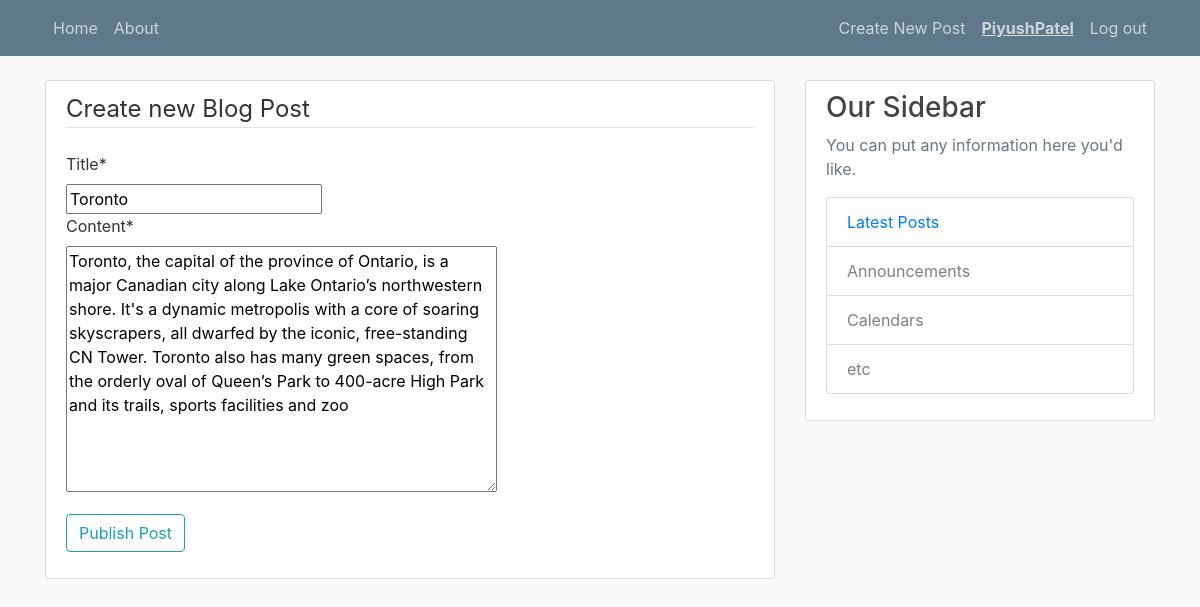
/post/31/update/ (signed in), run on the app's committed database.
### webblog/models.py (models this page shows, shortened)
class Post(models.Model):
    title=models.CharField(max_length=100)
    content = models.TextField()
    date_posted=models.DateTimeField(default=timezone.now)
    author=models.ForeignKey(User, on_delete=models.CASCADE)

### webblog/views.py (the view, shortened to what this page needs)
# urls.py: path('post/<int:pk>/update/', PostUpdateview.as_view(), name='post_update'),
class PostUpdateview(UserPassesTestMixin, LoginRequiredMixin, UpdateView):  # UserPassesTestMixin will only allow to update post created by author itself
    model = Post
    fields = ['title', 'content']
    template_name = 'post_form.html'
    def test_func(self):       ## this default fun will test user whether user is trying to update post of someone else or its own
        post=self.get_object()
        if self.request.user == post.author:
            return True
        else:
            return False

### templates/post_form.html (shortened to what this page needs)
{% extends 'base.html' %}
{% load crispy_forms_tags %}
{% block content %}
	<div class="content-section">
		<form method="POST">
			<fieldset class="form-group">
				<legend class="border-bottom mb-4">Create new Blog Post</legend>
				{{ form|crispy }}
			</fieldset>
			<div class="form-group">
				<button class="btn btn-outline-info" type="submit">Publish Post</button>
				</div>
		</form>
	</div>
{% endblock content %}

### templates/base.html (shortened to what this page needs)
{% load static %}
<!DOCTYPE html>
<html>
<head>
    <link rel="stylesheet" href="https://maxcdn.bootstrapcdn.com/bootstrap/4.0.0/css/bootstrap.min.css">
    <link rel="stylesheet" type="text/css" href="{% static 'main.css'  %}">
  </head>
</head>
<body>
	<header class="site-header">
	  <nav class="navbar navbar-expand-md navbar-dark bg-steel fixed-top">
	    <div class="container">
	      <div class="collapse navbar-collapse" id="navbarToggle">
	        <div class="navbar-nav mr-auto">
	          <a class="nav-item nav-link " href="{% url 'webblog-home' %}">Home</a>
	          <a class="nav-item nav-link " href="{% url 'webblog-about' %}">About</a>
	        </div>
	        <div class="navbar-nav">
	        	{% if user.is_authenticated %}
                 <a class="nav-item nav-link " href="{% url 'post_create' %}">Create New Post</a>
				<a class="nav-item nav-link " href="{% url 'profilepage' %}"><u><b>{{ user.username }}</b></u></a>
                 <a class="nav-item nav-link " href="{% url 'logoutpage' %}">Log out</a>
				{% else %}
			        <a class="nav-item nav-link " href="{% url 'loginpage' %}">Login</a>
		        	<a class="nav-item nav-link " href="{% url 'registerpage' %}">Register</a>
		        {% endif %}
			</div>
	    </div>
	  </nav>
	</header>
	  <main role="main" class="container">
	  <div class="row">
	    <div class="col-md-8">
	      {% block content %}  {% endblock %}
	    </div>
	    <div class="col-md-4">
	      <div class="content-section">
	        <h3>Our Sidebar</h3>
	        <p class='text-muted'>You can put any information here you'd like.
	          <ul class="list-group">
	            <li class="list-group-item list-group-item-light"><a href='#'>Latest Posts</a></li>
	            <li class="list-group-item list-group-item-light">Announcements</li>
	            <li class="list-group-item list-group-item-light">Calendars</li>
	            <li class="list-group-item list-group-item-light">etc</li>
	          </ul>
	        </p>
	      </div>
	    </div>
	  </div>
	</main>
</body>
</html>

### static/main.css (style rules this page uses)
body { background: #fafafa; color: #333333; margin-top: 5rem; }
h1, h2, h3, h4, h5, h6 { color: #444444; }
ul { margin: 0; }
.bg-steel { background-color: #5f788a; }
.site-header .navbar-nav .nav-link { color: #cbd5db; }
.content-section { background: #ffffff; padding: 10px 20px; border: 1px solid #dddddd; border-radius: 3px; margin-bottom: 20px; }

### data on the page
Post: title "Toronto", content "Toronto, the capital of the province of Ontario, is a major Canadian city along Lake Ontario’s northwestern shore. It's a dynamic metropolis with a core of soaring skyscrapers, all dwarfed by the iconic, free-standing CN Tower. Toronto also has many green spaces, from the orderly oval of Queen’s Park to 400-acre High Park and its trails, sports facilities and zoo"

### other printed values
{{ user.username }} "PiyushPatel"
